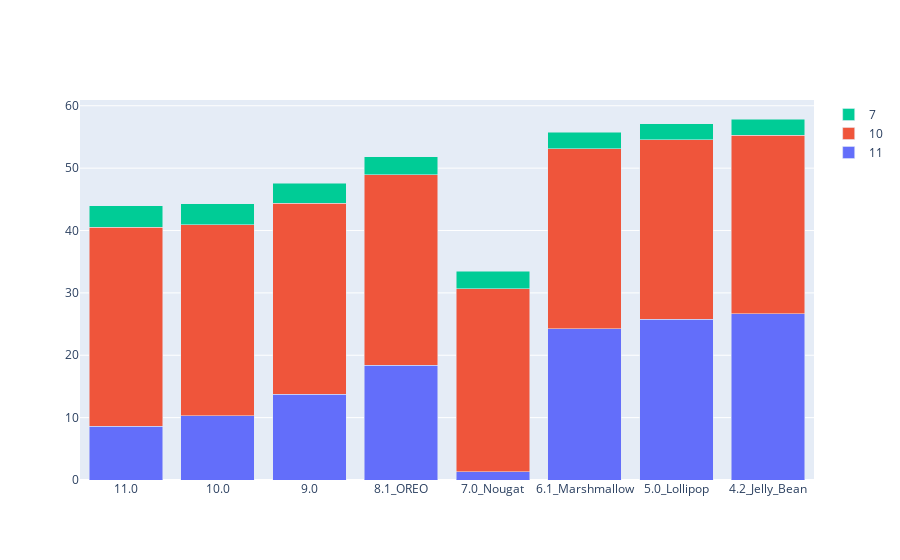

The notebook cell saved with this chart:
### Code cell
import plotly.graph_objects as go

x=['11.0', '10.0', '9.0', '8.1_OREO',"7.0_Nougat","6.1_Marshmallow","5.0_Lollipop","4.2_Jelly_Bean"]
fig = go.Figure(go.Bar(x=x, y=[8.59,10.3,13.73,18.36,1.29,24.28,25.81,26.66,32.15,33.87,33.03,33.76,32.97], name='11'))
fig.add_trace(go.Bar(x=x, y=[31.96,30.63,30.65,30.56,29.4,28.82,28.75,28.64,26.23,25.16,24.6,23.72,22.63], name='10'))
fig.add_trace(go.Bar(x=x, y=[3.41,3.37,3.22,2.9,2.78,2.68,2.59,2.58,2.48,2.35,2.41,2.26,2.25], name='7'))








fig.update_layout(barmode='stack')
#fig.update_xaxes(categoryorder='total ascending')
fig.show()

### Figure 1 — Plotly figure (JSON) as saved in the notebook; plotly's stock layout.template omitted (floating-point values rounded to 4 significant figures)
{"data": [{"name": "11", "type": "bar", "x": ["11.0", "10.0", "9.0", "8.1_OREO", "7.0_Nougat", "6.1_Marshmallow", "5.0_Lollipop", "4.2_Jelly_Bean"], "y": [8.59, 10.3, 13.73, 18.36, 1.29, 24.28, 25.81, 26.66, 32.15, 33.87, 33.03, 33.76, 32.97]}, {"name": "10", "type": "bar", "x": ["11.0", "10.0", "9.0", "8.1_OREO", "7.0_Nougat", "6.1_Marshmallow", "5.0_Lollipop", "4.2_Jelly_Bean"], "y": [31.96, 30.63, 30.65, 30.56, 29.4, 28.82, 28.75, 28.64, 26.23, 25.16, 24.6, 23.72, 22.63]}, {"name": "7", "type": "bar", "x": ["11.0", "10.0", "9.0", "8.1_OREO", "7.0_Nougat", "6.1_Marshmallow", "5.0_Lollipop", "4.2_Jelly_Bean"], "y": [3.41, 3.37, 3.22, 2.9, 2.78, 2.68, 2.59, 2.58, 2.48, 2.35, 2.41, 2.26, 2.25]}], "layout": {"barmode": "stack"}}
